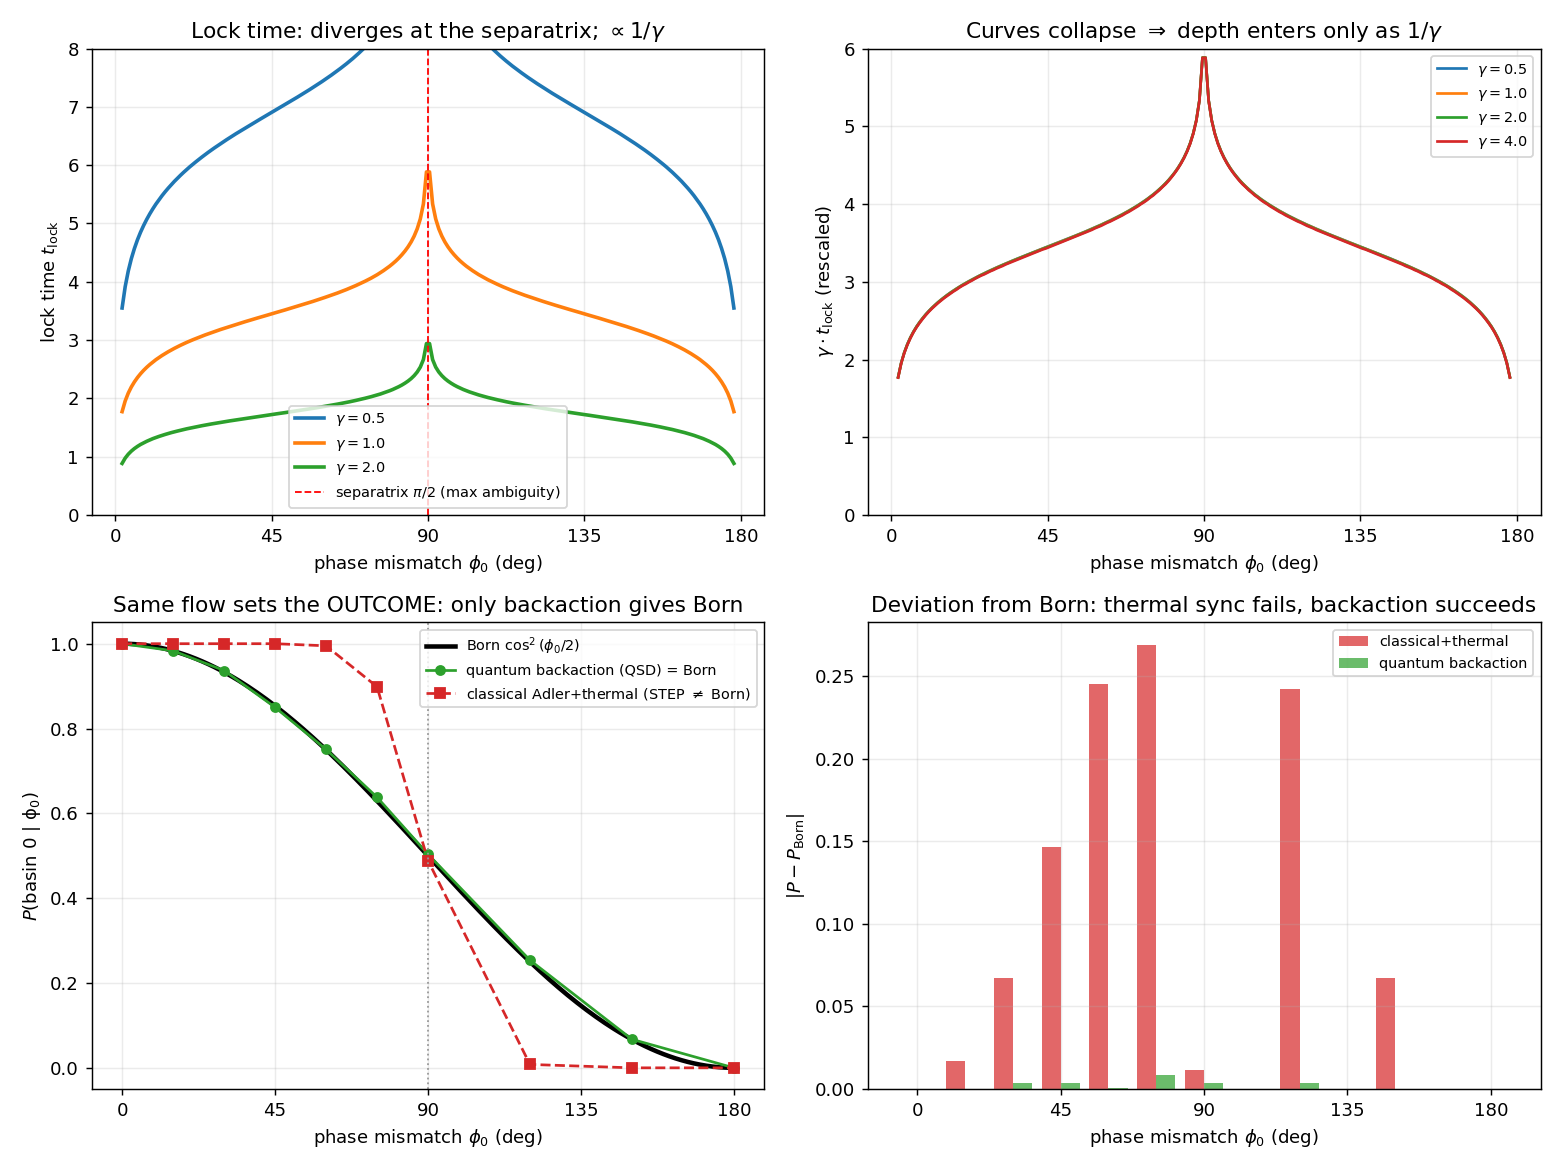

This figure's Python source:
#!/usr/bin/env python3
r"""
lock_time.py
============

User's idea (2026-06-13): the time for Stage-2 to reach equilibrium (lock) depends
on BOTH (i) the depth of the basin and (ii) the initial phase difference between the
arriving particle and the detector's reference phase.

Test it against the second-harmonic Adler dynamics that makes the two basins
(phi_dissipative_check.py):

        dphi/dt = -gamma sin(2 phi)         (detector reference at phi=0; basins at 0, pi)

phi0 = phase mismatch between particle and detector at arrival.

PART 1 confirms the intuition analytically + numerically:
    integrating to a basin gives   t_lock = (1/2gamma) * ln[ tan(phi0) / tan(phi_f) ],
    so  t_lock ~ 1/gamma            (deeper basin -> faster: dependence (i)), and
        t_lock -> infinity as phi0 -> pi/2  (the separatrix): the bigger the mismatch
        FROM THE NEAREST BASIN, the longer the lock -- diverging at maximal AMBIGUITY
        (equidistant from both pointers), which refines (ii).

PART 2 follows the idea to its consequence.  The SAME flow that sets the lock time
sets which basin you land in -- i.e. the OUTCOME PROBABILITY (the Born weight).  For
the equatorial state |psi> = (|L> + e^{i phi0}|R>)/sqrt2, Born says
        P(basin 0) = |<+x|psi>|^2 = cos^2(phi0/2).
We compute P(basin 0 | phi0) two ways:
    (a) classical Adler + THERMAL (additive) noise  -> a STEP/Boltzmann split about the
        separatrix pi/2  -- NOT cos^2(phi0/2).
    (b) quantum measurement backaction (QSD unraveling of D[sigma_x]) -> cos^2(phi0/2)
        EXACTLY (Born), because that noise is the state-dependent backaction.
=> The lock-time picture is correct and computable, but recovering Born REQUIRES the
   quantum (multiplicative) backaction; plain thermal locking gives the wrong measure.
   This is the open Born-measure problem, made concrete via the user's own idea.
"""

import numpy as np

# ----------------------------------------------------------------------------
# PART 1 -- deterministic lock time
# ----------------------------------------------------------------------------
def lock_time_deterministic(phi0, gamma, phi_f=1e-3, T=200.0, dt=1e-3):
    """Integrate dphi/dt=-gamma sin2phi from phi0; return time to come within phi_f
    of the nearest basin (0 or pi)."""
    phi = float(phi0)
    n = int(T / dt)
    for k in range(n):
        phi = phi + (-gamma * np.sin(2 * phi)) * dt
        d0 = abs(((phi) % (2*np.pi) + np.pi) % (2*np.pi) - np.pi)        # dist to 0
        dpi = abs(((phi - np.pi) % (2*np.pi) + np.pi) % (2*np.pi) - np.pi)  # dist to pi
        if min(d0, dpi) < phi_f:
            return k * dt
    return np.nan


def lock_time_analytic(phi0, gamma, phi_f=1e-3):
    """t = (1/2g) ln[tan(phi0)/tan(phi_f)] toward 0 (phi0<pi/2), mirrored toward pi."""
    p = phi0 if phi0 <= np.pi/2 else np.pi - phi0
    if p <= phi_f:
        return 0.0
    return (1.0 / (2 * gamma)) * np.log(np.tan(p) / np.tan(phi_f))


# ----------------------------------------------------------------------------
# PART 2a -- classical Adler + thermal (additive) noise: basin split
# ----------------------------------------------------------------------------
def basin_split_classical(phi0, gamma, D, n=4000, T=6.0, dt=2e-3, seed=0):
    rng = np.random.default_rng(seed)
    nsteps = int(T / dt)
    sq = np.sqrt(2 * D * dt)
    phi = np.full(n, float(phi0))
    for _ in range(nsteps):
        phi = phi - gamma * np.sin(2 * phi) * dt + sq * rng.standard_normal(n)
    # basin 0 if cos(phi) > 0  (closer to phi=0 than pi)
    return np.mean(np.cos(phi) > 0)


# ----------------------------------------------------------------------------
# PART 2b -- quantum backaction (QSD of continuous sigma_x measurement): basin split
# ----------------------------------------------------------------------------
def basin_split_qsd(phi0, gamma, n=4000, T=6.0, dt=2e-3, seed=0):
    """Vectorized stochastic-Schrodinger (QSD) for L=sqrt(gamma) sigma_x, H=0.
    Start |psi>=(|L>+e^{i phi0}|R>)/sqrt2 ; return fraction ending in basin 0 (<sx> >0)."""
    rng = np.random.default_rng(seed)
    nsteps = int(T / dt)
    psi0 = np.full(n, 1.0 / np.sqrt(2), dtype=complex)             # |L> amplitude
    psi1 = np.full(n, np.exp(1j * phi0) / np.sqrt(2), dtype=complex)  # |R> amplitude
    for _ in range(nsteps):
        ex = 2 * np.real(np.conj(psi0) * psi1)        # <sigma_x>
        a0 = psi1 - ex * psi0                          # (sx - ex) psi
        a1 = psi0 - ex * psi1
        b0 = a1 - ex * a0                              # (sx - ex)^2 psi
        b1 = a0 - ex * a1
        dW = rng.normal(0.0, np.sqrt(dt), n)
        psi0 = psi0 - 0.5 * gamma * b0 * dt + np.sqrt(gamma) * a0 * dW
        psi1 = psi1 - 0.5 * gamma * b1 * dt + np.sqrt(gamma) * a1 * dW
        nrm = np.sqrt(np.abs(psi0)**2 + np.abs(psi1)**2)
        psi0 /= nrm; psi1 /= nrm
    ex_final = 2 * np.real(np.conj(psi0) * psi1)
    return np.mean(ex_final > 0)


def main():
    print("=" * 74)
    print("PART 1 -- lock time vs (basin depth gamma, phase mismatch phi0)")
    print("  dphi/dt = -gamma sin(2 phi);  detector reference at phi=0")
    print("=" * 74)
    print("  (a) deeper basin = faster:  t_lock ~ 1/gamma")
    phi0 = np.radians(60.0)
    for g in [0.5, 1.0, 2.0, 4.0]:
        t = lock_time_deterministic(phi0, g)
        print(f"      gamma={g:4.1f}:  t_lock(phi0=60deg) = {t:6.2f}   (1/gamma={1/g:.2f}: "
              f"t*gamma={t*g:.2f})")
    print("\n  (b) bigger mismatch from nearest basin = longer; diverges at separatrix pi/2:")
    gamma = 1.0
    for deg in [10, 30, 60, 80, 89, 89.9]:
        p = np.radians(deg)
        t_num = lock_time_deterministic(p, gamma)
        t_ana = lock_time_analytic(p, gamma)
        print(f"      phi0={deg:5.1f}deg:  t_lock(num)={t_num:6.2f}  t_lock(analytic)={t_ana:6.2f}")
    print("  => t = (1/2gamma) ln[tan(phi0)/tan(phi_f)] : logarithmic divergence at pi/2.")
    print("     'maximal phase difference' that slows the lock = maximal AMBIGUITY")
    print("     (equidistant from both pointers), not distance to the far pointer.")

    print("\n" + "=" * 74)
    print("PART 2 -- the SAME flow sets the OUTCOME (Born weight).  P(basin 0 | phi0):")
    print("  Born target:  P = cos^2(phi0/2)   for |psi>=(|L>+e^{i phi0}|R>)/sqrt2")
    print("=" * 74)
    phis = np.radians(np.array([0, 15, 30, 45, 60, 75, 90, 120, 150, 180.0]))
    print("   phi0(deg)   Born cos^2      classical Adler+thermal    quantum backaction(QSD)")
    Pc, Pq, Pb = [], [], []
    for i, p in enumerate(phis):
        born = np.cos(p / 2)**2
        pc = basin_split_classical(p, gamma=2.0, D=0.15, seed=10 + i)
        pq = basin_split_qsd(p, gamma=4.0, seed=20 + i)
        Pc.append(pc); Pq.append(pq); Pb.append(born)
        print(f"     {np.degrees(p):5.0f}      {born:5.2f}            {pc:5.2f}                      {pq:5.2f}")
    Pc, Pq, Pb = map(np.array, (Pc, Pq, Pb))
    print(f"\n  RMS deviation from Born:  classical+thermal = {np.sqrt(np.mean((Pc-Pb)**2)):.3f}"
          f"   QSD backaction = {np.sqrt(np.mean((Pq-Pb)**2)):.3f}")
    print("  => classical thermal locking gives a STEP-like split about pi/2 (overcounts the")
    print("     nearer basin) -- NOT Born.  Only the quantum measurement BACKACTION reproduces")
    print("     cos^2(phi0/2).  So the user's lock-time picture is right and computable, but the")
    print("     Born WEIGHTS need the multiplicative backaction, not thermal sync (open problem).")

    make_figure(gamma, phis, Pc, Pq, Pb)


def make_figure(gamma, phis, Pc, Pq, Pb):
    try:
        import matplotlib
        matplotlib.use("Agg")
        import matplotlib.pyplot as plt
    except Exception as e:
        print(f"\n[figure skipped: {e}]")
        return
    fig, ax = plt.subplots(2, 2, figsize=(12, 9))

    # (0,0) lock time vs phi0 for several gamma
    a = ax[0, 0]
    pp = np.radians(np.linspace(2, 178, 200))
    for g, c in zip([0.5, 1.0, 2.0], ["C0", "C1", "C2"]):
        t = [lock_time_deterministic(p, g) for p in pp]
        a.plot(np.degrees(pp), t, c, lw=2, label=f"$\\gamma={g}$")
    a.axvline(90, color="r", ls="--", lw=1, label="separatrix $\\pi/2$ (max ambiguity)")
    a.set_xlabel(r"phase mismatch $\phi_0$ (deg)")
    a.set_ylabel(r"lock time $t_{\rm lock}$")
    a.set_title("Lock time: diverges at the separatrix; $\\propto 1/\\gamma$")
    a.set_ylim(0, 8); a.set_xticks([0, 45, 90, 135, 180]); a.legend(fontsize=8); a.grid(alpha=0.25)

    # (0,1) t * gamma collapse (shows 1/gamma scaling)
    a = ax[0, 1]
    for g, c in zip([0.5, 1.0, 2.0, 4.0], ["C0", "C1", "C2", "C3"]):
        t = np.array([lock_time_deterministic(p, g) for p in pp])
        a.plot(np.degrees(pp), t * g, c, lw=1.5, label=f"$\\gamma={g}$")
    a.set_xlabel(r"phase mismatch $\phi_0$ (deg)")
    a.set_ylabel(r"$\gamma\cdot t_{\rm lock}$ (rescaled)")
    a.set_title("Curves collapse $\\Rightarrow$ depth enters only as $1/\\gamma$")
    a.set_ylim(0, 6); a.set_xticks([0, 45, 90, 135, 180]); a.legend(fontsize=8); a.grid(alpha=0.25)

    # (1,0) THE BORN PANEL: basin split vs phi0
    a = ax[1, 0]
    pd = np.degrees(phis)
    pp2 = np.linspace(0, 180, 200)
    a.plot(pp2, np.cos(np.radians(pp2)/2)**2, "k-", lw=2.5, label=r"Born $\cos^2(\phi_0/2)$")
    a.plot(pd, Pq, "C2o-", lw=1.5, ms=5, label="quantum backaction (QSD) = Born")
    a.plot(pd, Pc, "C3s--", lw=1.5, ms=5, label="classical Adler+thermal (STEP $\\neq$ Born)")
    a.axvline(90, color="0.6", ls=":", lw=1)
    a.set_xlabel(r"phase mismatch $\phi_0$ (deg)")
    a.set_ylabel(r"$P(\rm basin\ 0\ |\ \phi_0)$")
    a.set_title("Same flow sets the OUTCOME: only backaction gives Born")
    a.set_xticks([0, 45, 90, 135, 180]); a.legend(fontsize=8); a.grid(alpha=0.25)

    # (1,1) deviation from Born
    a = ax[1, 1]
    a.bar(pd - 3, np.abs(Pc - Pb), width=6, color="C3", alpha=0.7, label="classical+thermal")
    a.bar(pd + 3, np.abs(Pq - Pb), width=6, color="C2", alpha=0.7, label="quantum backaction")
    a.set_xlabel(r"phase mismatch $\phi_0$ (deg)")
    a.set_ylabel(r"$|P - P_{\rm Born}|$")
    a.set_title("Deviation from Born: thermal sync fails, backaction succeeds")
    a.set_xticks([0, 45, 90, 135, 180]); a.legend(fontsize=8); a.grid(alpha=0.25)

    fig.tight_layout()
    out = __file__.rsplit("/", 1)[0] + "/lock_time.png"
    fig.savefig(out, dpi=130)
    print(f"\n[figure written: {out}]")


if __name__ == "__main__":
    main()
